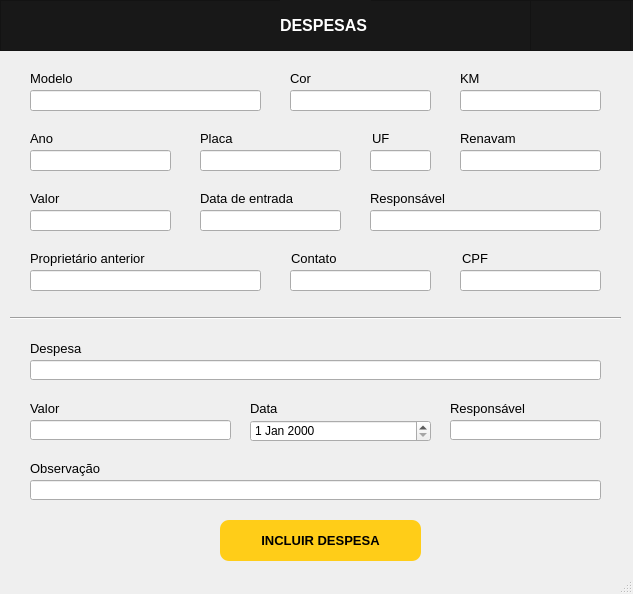
<?xml version="1.0" encoding="UTF-8"?>
<ui version="4.0">
 <class>MainWindow</class>
 <widget class="QMainWindow" name="MainWindow">
  <property name="geometry">
   <rect>
    <x>0</x>
    <y>0</y>
    <width>633</width>
    <height>594</height>
   </rect>
  </property>
  <property name="minimumSize">
   <size>
    <width>633</width>
    <height>594</height>
   </size>
  </property>
  <property name="maximumSize">
   <size>
    <width>633</width>
    <height>594</height>
   </size>
  </property>
  <property name="windowTitle">
   <string>MALOCH</string>
  </property>
  <property name="windowIcon">
   <iconset>
    <normaloff>../SCR/maloch.ico</normaloff>../SCR/maloch.ico</iconset>
  </property>
  <property name="windowOpacity">
   <double>1.000000000000000</double>
  </property>
  <property name="styleSheet">
   <string notr="true"/>
  </property>
  <property name="iconSize">
   <size>
    <width>50</width>
    <height>50</height>
   </size>
  </property>
  <widget class="QWidget" name="centralwidget">
   <widget class="QLineEdit" name="lineEdit_11">
    <property name="geometry">
     <rect>
      <x>290</x>
      <y>270</y>
      <width>141</width>
      <height>21</height>
     </rect>
    </property>
    <property name="readOnly">
     <bool>true</bool>
    </property>
   </widget>
   <widget class="QLineEdit" name="lineEdit_8">
    <property name="geometry">
     <rect>
      <x>200</x>
      <y>210</y>
      <width>141</width>
      <height>21</height>
     </rect>
    </property>
    <property name="readOnly">
     <bool>true</bool>
    </property>
   </widget>
   <widget class="QLineEdit" name="lineEdit_10">
    <property name="geometry">
     <rect>
      <x>30</x>
      <y>270</y>
      <width>231</width>
      <height>21</height>
     </rect>
    </property>
    <property name="readOnly">
     <bool>true</bool>
    </property>
   </widget>
   <widget class="QLineEdit" name="lineEdit">
    <property name="geometry">
     <rect>
      <x>30</x>
      <y>90</y>
      <width>231</width>
      <height>21</height>
     </rect>
    </property>
    <property name="text">
     <string/>
    </property>
    <property name="readOnly">
     <bool>true</bool>
    </property>
   </widget>
   <widget class="QLabel" name="label_14">
    <property name="geometry">
     <rect>
      <x>290</x>
      <y>70</y>
      <width>71</width>
      <height>16</height>
     </rect>
    </property>
    <property name="font">
     <font>
      <family>Segoe UI Symbol</family>
      <pointsize>10</pointsize>
      <weight>50</weight>
      <bold>false</bold>
     </font>
    </property>
    <property name="text">
     <string>Cor</string>
    </property>
   </widget>
   <widget class="QLineEdit" name="lineEdit_3">
    <property name="geometry">
     <rect>
      <x>460</x>
      <y>90</y>
      <width>141</width>
      <height>21</height>
     </rect>
    </property>
    <property name="readOnly">
     <bool>true</bool>
    </property>
   </widget>
   <widget class="QLineEdit" name="lineEdit_7">
    <property name="geometry">
     <rect>
      <x>30</x>
      <y>210</y>
      <width>141</width>
      <height>21</height>
     </rect>
    </property>
    <property name="readOnly">
     <bool>true</bool>
    </property>
   </widget>
   <widget class="QLabel" name="label_7">
    <property name="geometry">
     <rect>
      <x>30</x>
      <y>190</y>
      <width>51</width>
      <height>16</height>
     </rect>
    </property>
    <property name="font">
     <font>
      <family>Segoe UI Symbol</family>
      <pointsize>10</pointsize>
      <weight>50</weight>
      <bold>false</bold>
     </font>
    </property>
    <property name="text">
     <string>Valor</string>
    </property>
   </widget>
   <widget class="QLabel" name="label_12">
    <property name="geometry">
     <rect>
      <x>462</x>
      <y>250</y>
      <width>71</width>
      <height>16</height>
     </rect>
    </property>
    <property name="font">
     <font>
      <family>Segoe UI Symbol</family>
      <pointsize>10</pointsize>
      <weight>50</weight>
      <bold>false</bold>
     </font>
    </property>
    <property name="text">
     <string>CPF</string>
    </property>
   </widget>
   <widget class="QLineEdit" name="lineEdit_12">
    <property name="geometry">
     <rect>
      <x>460</x>
      <y>270</y>
      <width>141</width>
      <height>21</height>
     </rect>
    </property>
    <property name="readOnly">
     <bool>true</bool>
    </property>
   </widget>
   <widget class="QLabel" name="label_6">
    <property name="geometry">
     <rect>
      <x>460</x>
      <y>70</y>
      <width>71</width>
      <height>16</height>
     </rect>
    </property>
    <property name="font">
     <font>
      <family>Segoe UI Symbol</family>
      <pointsize>10</pointsize>
      <weight>50</weight>
      <bold>false</bold>
     </font>
    </property>
    <property name="text">
     <string>KM</string>
    </property>
   </widget>
   <widget class="QLabel" name="label_13">
    <property name="geometry">
     <rect>
      <x>30</x>
      <y>70</y>
      <width>71</width>
      <height>16</height>
     </rect>
    </property>
    <property name="font">
     <font>
      <family>Segoe UI Symbol</family>
      <pointsize>10</pointsize>
      <weight>50</weight>
      <bold>false</bold>
     </font>
    </property>
    <property name="text">
     <string>Modelo</string>
    </property>
   </widget>
   <widget class="QLabel" name="label_10">
    <property name="geometry">
     <rect>
      <x>30</x>
      <y>250</y>
      <width>161</width>
      <height>16</height>
     </rect>
    </property>
    <property name="font">
     <font>
      <family>Segoe UI Symbol</family>
      <pointsize>10</pointsize>
      <weight>50</weight>
      <bold>false</bold>
     </font>
    </property>
    <property name="text">
     <string>Proprietário anterior</string>
    </property>
   </widget>
   <widget class="QLabel" name="label_8">
    <property name="geometry">
     <rect>
      <x>200</x>
      <y>130</y>
      <width>71</width>
      <height>16</height>
     </rect>
    </property>
    <property name="font">
     <font>
      <family>Segoe UI Symbol</family>
      <pointsize>10</pointsize>
      <weight>50</weight>
      <bold>false</bold>
     </font>
    </property>
    <property name="text">
     <string>Placa</string>
    </property>
   </widget>
   <widget class="QLineEdit" name="lineEdit_6">
    <property name="geometry">
     <rect>
      <x>460</x>
      <y>150</y>
      <width>141</width>
      <height>21</height>
     </rect>
    </property>
    <property name="readOnly">
     <bool>true</bool>
    </property>
   </widget>
   <widget class="QLabel" name="label_9">
    <property name="geometry">
     <rect>
      <x>370</x>
      <y>190</y>
      <width>91</width>
      <height>16</height>
     </rect>
    </property>
    <property name="font">
     <font>
      <family>Segoe UI Symbol</family>
      <pointsize>10</pointsize>
      <weight>50</weight>
      <bold>false</bold>
     </font>
    </property>
    <property name="text">
     <string>Responsável</string>
    </property>
   </widget>
   <widget class="QLabel" name="label_16">
    <property name="geometry">
     <rect>
      <x>291</x>
      <y>250</y>
      <width>71</width>
      <height>16</height>
     </rect>
    </property>
    <property name="font">
     <font>
      <family>Segoe UI Symbol</family>
      <pointsize>10</pointsize>
      <weight>50</weight>
      <bold>false</bold>
     </font>
    </property>
    <property name="text">
     <string>Contato</string>
    </property>
   </widget>
   <widget class="QLabel" name="label_15">
    <property name="geometry">
     <rect>
      <x>460</x>
      <y>130</y>
      <width>71</width>
      <height>16</height>
     </rect>
    </property>
    <property name="font">
     <font>
      <family>Segoe UI Symbol</family>
      <pointsize>10</pointsize>
      <weight>50</weight>
      <bold>false</bold>
     </font>
    </property>
    <property name="text">
     <string>Renavam</string>
    </property>
   </widget>
   <widget class="QLineEdit" name="lineEdit_9">
    <property name="geometry">
     <rect>
      <x>370</x>
      <y>210</y>
      <width>231</width>
      <height>21</height>
     </rect>
    </property>
    <property name="readOnly">
     <bool>true</bool>
    </property>
   </widget>
   <widget class="QLineEdit" name="lineEdit_4">
    <property name="geometry">
     <rect>
      <x>30</x>
      <y>150</y>
      <width>141</width>
      <height>21</height>
     </rect>
    </property>
    <property name="readOnly">
     <bool>true</bool>
    </property>
   </widget>
   <widget class="QLineEdit" name="lineEdit_5">
    <property name="geometry">
     <rect>
      <x>200</x>
      <y>150</y>
      <width>141</width>
      <height>21</height>
     </rect>
    </property>
    <property name="readOnly">
     <bool>true</bool>
    </property>
   </widget>
   <widget class="QLabel" name="label_5">
    <property name="geometry">
     <rect>
      <x>30</x>
      <y>130</y>
      <width>71</width>
      <height>16</height>
     </rect>
    </property>
    <property name="font">
     <font>
      <family>Segoe UI Symbol</family>
      <pointsize>10</pointsize>
      <weight>50</weight>
      <bold>false</bold>
     </font>
    </property>
    <property name="text">
     <string>Ano</string>
    </property>
   </widget>
   <widget class="QLabel" name="label_11">
    <property name="geometry">
     <rect>
      <x>200</x>
      <y>190</y>
      <width>121</width>
      <height>16</height>
     </rect>
    </property>
    <property name="font">
     <font>
      <family>Segoe UI Symbol</family>
      <pointsize>10</pointsize>
      <weight>50</weight>
      <bold>false</bold>
     </font>
    </property>
    <property name="text">
     <string>Data de entrada</string>
    </property>
   </widget>
   <widget class="QLineEdit" name="lineEdit_2">
    <property name="geometry">
     <rect>
      <x>290</x>
      <y>90</y>
      <width>141</width>
      <height>21</height>
     </rect>
    </property>
    <property name="readOnly">
     <bool>true</bool>
    </property>
   </widget>
   <widget class="Line" name="line">
    <property name="geometry">
     <rect>
      <x>10</x>
      <y>310</y>
      <width>611</width>
      <height>16</height>
     </rect>
    </property>
    <property name="orientation">
     <enum>Qt::Horizontal</enum>
    </property>
   </widget>
   <widget class="QFrame" name="frame_gamboa">
    <property name="geometry">
     <rect>
      <x>0</x>
      <y>0</y>
      <width>641</width>
      <height>51</height>
     </rect>
    </property>
    <property name="styleSheet">
     <string notr="true">background-color: rgb(24, 24, 24);</string>
    </property>
    <property name="frameShape">
     <enum>QFrame::StyledPanel</enum>
    </property>
    <property name="frameShadow">
     <enum>QFrame::Raised</enum>
    </property>
    <widget class="QLabel" name="label">
     <property name="geometry">
      <rect>
       <x>280</x>
       <y>0</y>
       <width>91</width>
       <height>51</height>
      </rect>
     </property>
     <property name="font">
      <font>
       <family>Segoe UI Symbol</family>
       <pointsize>12</pointsize>
       <weight>75</weight>
       <bold>true</bold>
      </font>
     </property>
     <property name="styleSheet">
      <string notr="true">color: rgb(255, 255, 255);</string>
     </property>
     <property name="text">
      <string>DESPESAS</string>
     </property>
    </widget>
    <widget class="QFrame" name="frame_logo">
     <property name="geometry">
      <rect>
       <x>530</x>
       <y>0</y>
       <width>101</width>
       <height>51</height>
      </rect>
     </property>
     <property name="frameShape">
      <enum>QFrame::StyledPanel</enum>
     </property>
     <property name="frameShadow">
      <enum>QFrame::Raised</enum>
     </property>
    </widget>
   </widget>
   <widget class="QLineEdit" name="lineEdit_13">
    <property name="geometry">
     <rect>
      <x>30</x>
      <y>360</y>
      <width>571</width>
      <height>20</height>
     </rect>
    </property>
   </widget>
   <widget class="QLineEdit" name="lineEdit_14">
    <property name="geometry">
     <rect>
      <x>30</x>
      <y>420</y>
      <width>201</width>
      <height>20</height>
     </rect>
    </property>
   </widget>
   <widget class="QLineEdit" name="lineEdit_16">
    <property name="geometry">
     <rect>
      <x>450</x>
      <y>420</y>
      <width>151</width>
      <height>20</height>
     </rect>
    </property>
   </widget>
   <widget class="QLineEdit" name="lineEdit_17">
    <property name="geometry">
     <rect>
      <x>30</x>
      <y>480</y>
      <width>571</width>
      <height>20</height>
     </rect>
    </property>
   </widget>
   <widget class="QLabel" name="label_17">
    <property name="geometry">
     <rect>
      <x>30</x>
      <y>340</y>
      <width>71</width>
      <height>16</height>
     </rect>
    </property>
    <property name="font">
     <font>
      <family>Segoe UI Symbol</family>
      <pointsize>10</pointsize>
      <weight>50</weight>
      <bold>false</bold>
     </font>
    </property>
    <property name="text">
     <string>Despesa</string>
    </property>
   </widget>
   <widget class="QLabel" name="label_18">
    <property name="geometry">
     <rect>
      <x>30</x>
      <y>400</y>
      <width>71</width>
      <height>16</height>
     </rect>
    </property>
    <property name="font">
     <font>
      <family>Segoe UI Symbol</family>
      <pointsize>10</pointsize>
      <weight>50</weight>
      <bold>false</bold>
     </font>
    </property>
    <property name="text">
     <string>Valor</string>
    </property>
   </widget>
   <widget class="QLabel" name="label_19">
    <property name="geometry">
     <rect>
      <x>250</x>
      <y>400</y>
      <width>71</width>
      <height>16</height>
     </rect>
    </property>
    <property name="font">
     <font>
      <family>Segoe UI Symbol</family>
      <pointsize>10</pointsize>
      <weight>50</weight>
      <bold>false</bold>
     </font>
    </property>
    <property name="text">
     <string>Data</string>
    </property>
   </widget>
   <widget class="QLabel" name="label_20">
    <property name="geometry">
     <rect>
      <x>450</x>
      <y>400</y>
      <width>91</width>
      <height>16</height>
     </rect>
    </property>
    <property name="font">
     <font>
      <family>Segoe UI Symbol</family>
      <pointsize>10</pointsize>
      <weight>50</weight>
      <bold>false</bold>
     </font>
    </property>
    <property name="text">
     <string>Responsável</string>
    </property>
   </widget>
   <widget class="QLabel" name="label_21">
    <property name="geometry">
     <rect>
      <x>30</x>
      <y>460</y>
      <width>71</width>
      <height>16</height>
     </rect>
    </property>
    <property name="font">
     <font>
      <family>Segoe UI Symbol</family>
      <pointsize>10</pointsize>
      <weight>50</weight>
      <bold>false</bold>
     </font>
    </property>
    <property name="text">
     <string>Observação</string>
    </property>
   </widget>
   <widget class="QPushButton" name="incld">
    <property name="geometry">
     <rect>
      <x>220</x>
      <y>520</y>
      <width>201</width>
      <height>41</height>
     </rect>
    </property>
    <property name="font">
     <font>
      <family>Segoe UI Symbol</family>
      <pointsize>10</pointsize>
      <weight>75</weight>
      <bold>true</bold>
     </font>
    </property>
    <property name="cursor">
     <cursorShape>PointingHandCursor</cursorShape>
    </property>
    <property name="styleSheet">
     <string notr="true">
border-radius: 9px;
background-color: rgb(255, 205, 24);
</string>
    </property>
    <property name="text">
     <string>INCLUIR DESPESA</string>
    </property>
   </widget>
   <widget class="QLineEdit" name="lineEdit_18">
    <property name="geometry">
     <rect>
      <x>370</x>
      <y>150</y>
      <width>61</width>
      <height>21</height>
     </rect>
    </property>
    <property name="readOnly">
     <bool>true</bool>
    </property>
   </widget>
   <widget class="QLabel" name="label_22">
    <property name="geometry">
     <rect>
      <x>372</x>
      <y>130</y>
      <width>71</width>
      <height>16</height>
     </rect>
    </property>
    <property name="font">
     <font>
      <family>Segoe UI Symbol</family>
      <pointsize>10</pointsize>
      <weight>50</weight>
      <bold>false</bold>
     </font>
    </property>
    <property name="text">
     <string>UF</string>
    </property>
   </widget>
   <widget class="QLabel" name="label_2">
    <property name="geometry">
     <rect>
      <x>63</x>
      <y>404</y>
      <width>47</width>
      <height>13</height>
     </rect>
    </property>
    <property name="styleSheet">
     <string notr="true">color:rgb(255, 0, 0)</string>
    </property>
    <property name="text">
     <string/>
    </property>
   </widget>
   <widget class="QDateEdit" name="dateEdit">
    <property name="geometry">
     <rect>
      <x>250</x>
      <y>420</y>
      <width>181</width>
      <height>22</height>
     </rect>
    </property>
   </widget>
  </widget>
  <widget class="QStatusBar" name="statusbar"/>
 </widget>
 <resources/>
 <connections/>
</ui>
